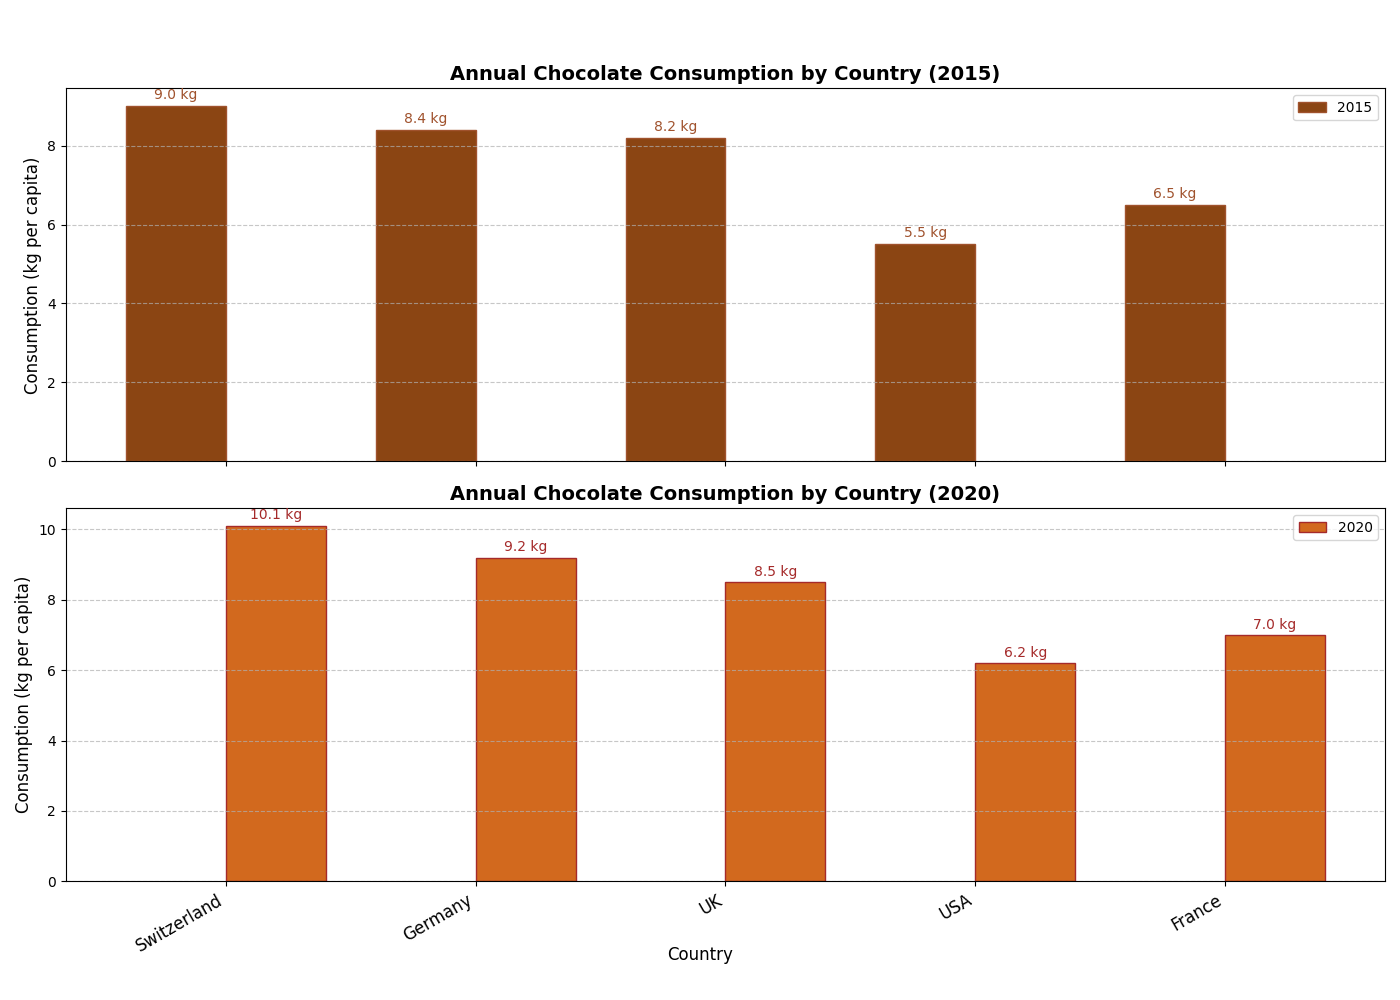

Reproduce this figure in Python.
import matplotlib.pyplot as plt
import numpy as np

# Data Initialization
countries = ['Switzerland', 'Germany', 'UK', 'USA', 'France']
choco_consumption_2015 = [9.0, 8.4, 8.2, 5.5, 6.5]
choco_consumption_2020 = [10.1, 9.2, 8.5, 6.2, 7.0]

# Plotting
fig, ax = plt.subplots(2, 1, figsize=(14, 10), sharex=True)

# Bar Width and Positions
bar_width = 0.4
bar_locs_2015 = np.arange(len(countries))
bar_locs_2020 = bar_locs_2015 + bar_width

# Plotting 2015 consumption
bars_2015 = ax[0].bar(bar_locs_2015, choco_consumption_2015, bar_width, color='saddlebrown', edgecolor='sienna', label='2015')
ax[0].set_ylabel('Consumption (kg per capita)', fontsize=12)
ax[0].set_title('Annual Chocolate Consumption by Country (2015)', fontsize=14, fontweight='bold')
ax[0].legend(loc='upper right', fontsize=10)
ax[0].grid(axis='y', linestyle='--', alpha=0.7)

# Annotating values on bars
for bar in bars_2015:
    ax[0].text(bar.get_x() + bar.get_width()/2, bar.get_height() + 0.1, f'{bar.get_height():.1f} kg', 
               ha='center', va='bottom', fontsize=10, color='sienna')

# Plotting 2020 consumption
bars_2020 = ax[1].bar(bar_locs_2020, choco_consumption_2020, bar_width, color='chocolate', edgecolor='brown', label='2020')
ax[1].set_ylabel('Consumption (kg per capita)', fontsize=12)
ax[1].set_title('Annual Chocolate Consumption by Country (2020)', fontsize=14, fontweight='bold')
ax[1].legend(loc='upper right', fontsize=10)
ax[1].grid(axis='y', linestyle='--', alpha=0.7)

# Annotating values on bars
for bar in bars_2020:
    ax[1].text(bar.get_x() + bar.get_width()/2, bar.get_height() + 0.1, f'{bar.get_height():.1f} kg', 
               ha='center', va='bottom', fontsize=10, color='brown')

# Set shared x-axis labels
ax[1].set_xticks(bar_locs_2015 + bar_width / 2)
ax[1].set_xticklabels(countries, rotation=30, ha='right', fontsize=12)

# Adding a common xlabel
fig.text(0.5, 0.04, 'Country', ha='center', fontsize=12)

# Adjust layout to avoid overlapping
plt.tight_layout(rect=[0, 0.03, 1, 0.95])

# Show plot
plt.show()
